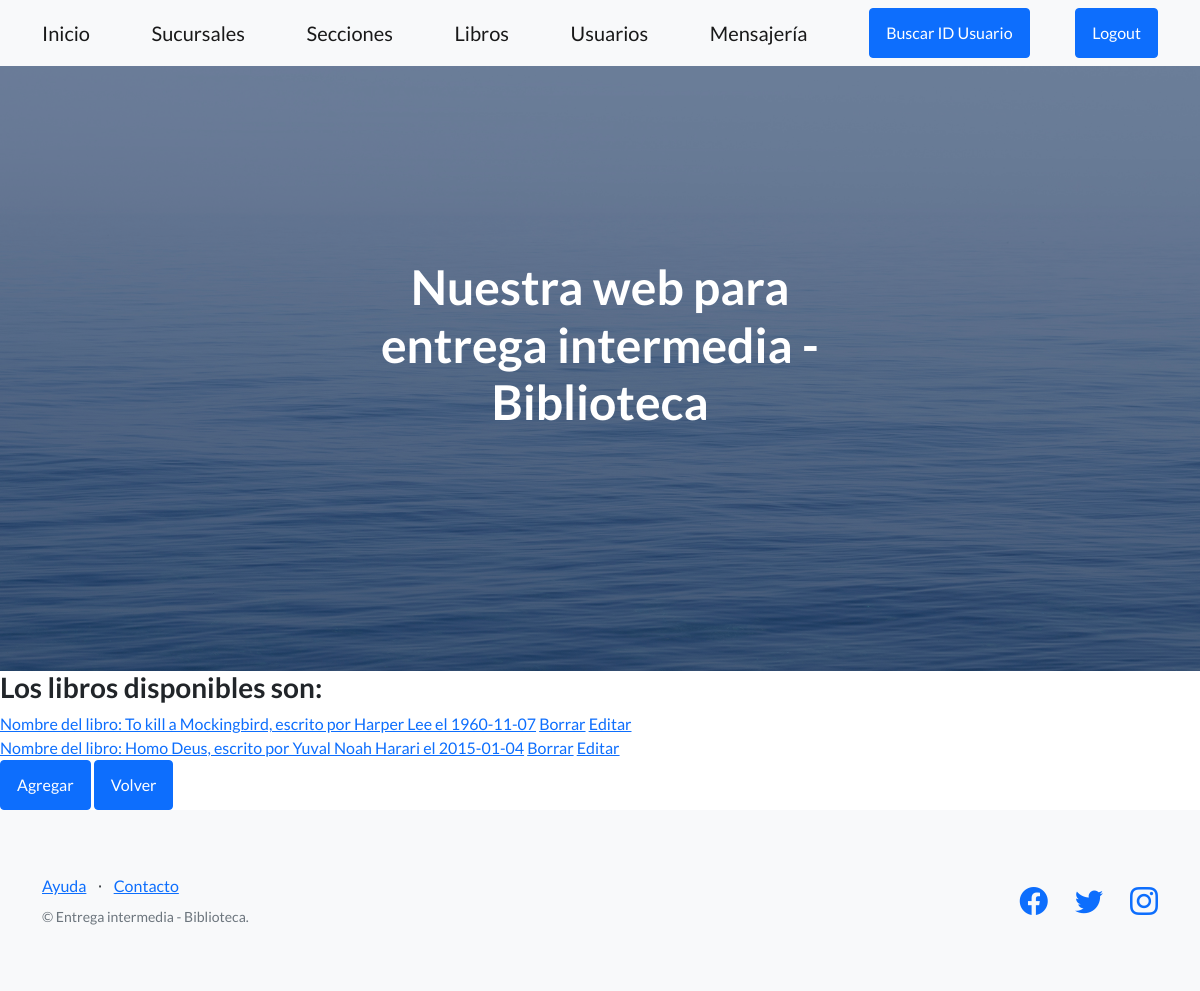
Page /biblioteca/libros on the committed database.
### AppEntrega1/models.py (models this page shows)
class Libro(models.Model):
    titulo = models.CharField(max_length=30, verbose_name='Título completo del libro')
    autor = models.CharField(max_length=50)
    fecha_publicacion = models.DateField()
    editorial = models.TextField(max_length=15)
    disponibilidad = models.BooleanField()
    sitio_oficial = models.URLField()
    def __str__(self):
        return f'Nombre del libro: {self.titulo}, escrito por {self.autor} el {self.fecha_publicacion}'

### AppEntrega1/views.py (the view)
# urls.py: path('libros', LibroListView.as_view(), name = 'libros'),
class LibroListView(ListView):
    model = Libro
    template_name = 'AppEntrega1/libro.html'
    context_object_name = 'libros'

### templates/AppEntrega1/libro.html (shortened to what this page needs)
{% extends 'AppEntrega1/padre.html' %}
{% block contenidoQueCambia %}
    <h3> Los libros disponibles son: </h3>
    {% for libro in libros%}
    <a href="{% url 'libro_view' libro.id %}">{{ libro }}</a>
    <a href="{% url 'libro_delete' libro.id %}">Borrar</a>
    <a href="{% url 'libro_update' libro.id %}">Editar</a>
        <br>
    {% endfor %}
<a class="btn btn-primary" href="{% url 'libro_add' %}"> Agregar </a>
<a class="btn btn-primary" href="{% url 'inicio' %}"> Volver </a>
{% endblock %}

### rows in the picture
Libro: titulo+autor+fecha_publicacion "Nombre del libro: To kill a Mockingbird, escrito por Harper Lee el 1960-11-07"
Libro: titulo+autor+fecha_publicacion "Nombre del libro: Homo Deus, escrito por Yuval Noah Harari el 2015-01-04"
